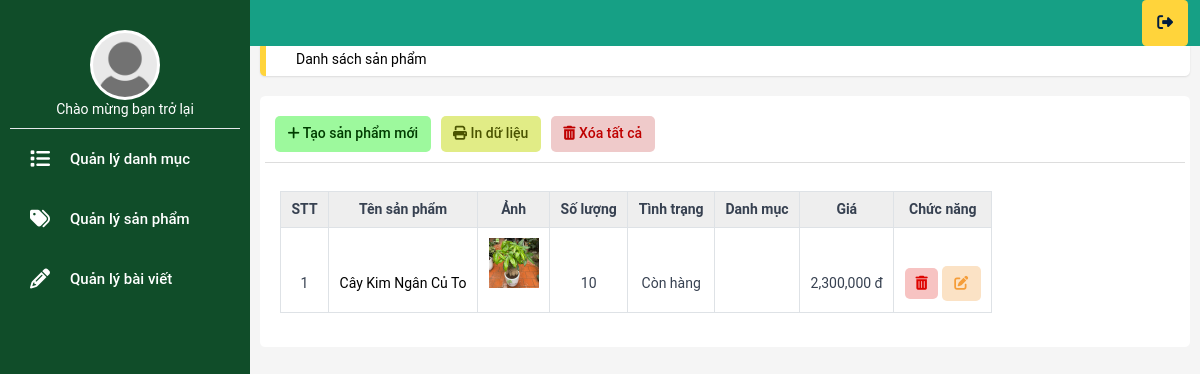
/product/list/ (signed in), run on an earlier commit of the app's database.
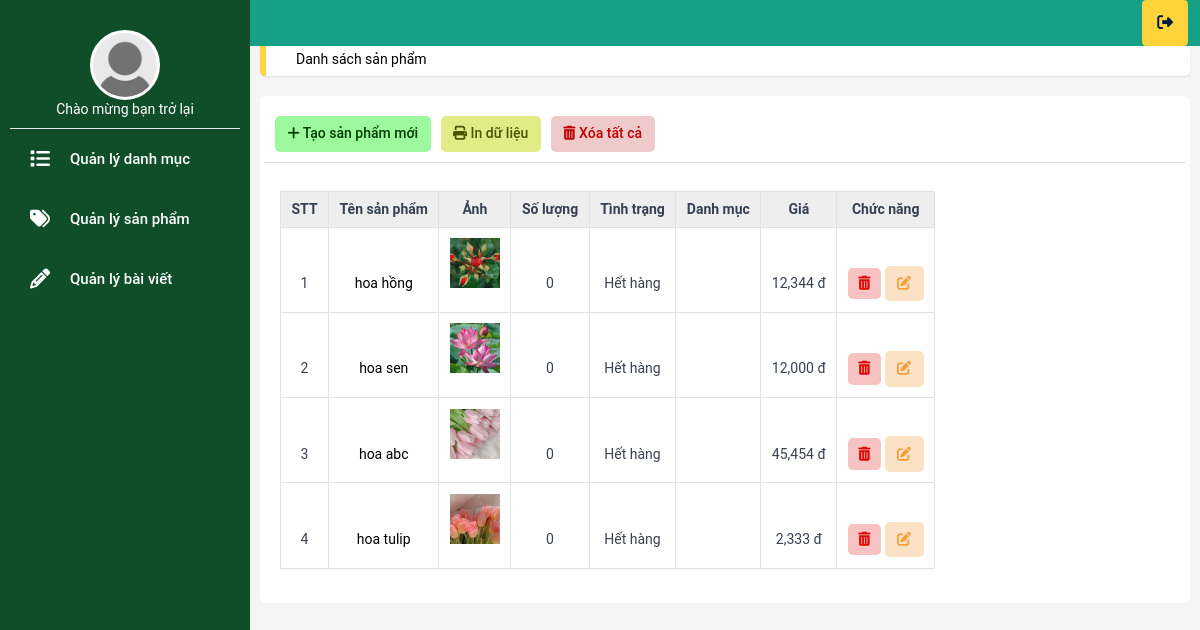
And on a later commit of the database.
### user/models.py (models this page shows, shortened)
class Profile(models.Model):
    def get_path(instance, filename):
        extension = filename.split('.')[-1]
        uuid_name = uuid.uuid1().hex
        return MEDIA_PATH / f'{uuid_name}.{extension}'
    user = models.OneToOneField(User, on_delete=models.CASCADE)
    email_confirmed = models.BooleanField(default=False)
    avatar = ProcessedImageField(upload_to=get_path,
                                 default='avatars/default.png',
                                 processors=[ResizeToFill(64, 64)],
                                 format='PNG',
                                 options={'quality': 60})
    bio = models.TextField(max_length=500, blank=True)
    def full_name(self):
        return f'{self.user.first_name} {self.user.last_name}'

### core/models.py (models this page shows, shortened)
class BaseModel(models.Model):
    created_at = models.DateTimeField(auto_now_add=True)
    updated_at = models.DateTimeField(auto_now=True)
    class Meta:
        abstract = True

class Product(BaseModel):
    def get_path(instance, filename):
        extension = filename.split(".")[-1]
        uuid_name = uuid.uuid1().hex
        return MEDIA_PATH / f"{uuid_name}.{extension}"
    name = models.CharField(max_length=255)
    price = models.DecimalField(max_digits=10, decimal_places=0)
    summary = models.TextField()
    quantity = models.PositiveIntegerField(default=0)
    category = models.ForeignKey(
        Category, on_delete=models.CASCADE, default=True, null=False
    )
    thumbnail = ProcessedImageField(
        upload_to=get_path,
        default="product_images/default.png",
        processors=[ResizeToFill(400, 400)],
        format="PNG",
        options={"quality": 60},
    )
    def state(self):
        return "Còn hàng" if self.quantity > 0 else "Hết hàng"

### core/views.py (the view)
# urls.py: path("product/list/", ListProductView.as_view(), name="list_product"),
class ListProductView(AdminRequiredMixin, ListView):
    model = Product
    template_name = "core/products_list.html"
    context_object_name = "products"

### core/views.py (called while the page is built)
    def test_func(self):
        user = self.request.user
        admin_group = user.groups.filter(name="Admins").exists()
        return user.is_superuser or admin_group

### templates/core/products_list.html
{% extends "layout/adminbase.html" %}
{% block content %}
{% load static %}
{% load crispy_forms_tags %}
{% load humanize %}
<div class="app-title">
    <a href="" class="">Danh sách sản phẩm</a>
</div>
<div class="row">
    <div class="col">
        <div class="tile">
            <div class="row element-bottom">
                <div class="col-sm-2">
                    <a href="{% url 'core:add_product' %}" class="btn btn-sm btn-add"><i class="fa fa-plus"></i>
                        Tạo sản phẩm mới</a>
                </div>
                <div class="col-sm-2">
                    <a href="" class="btn btn-sm btn-print"><i class="fa fa-print"></i>
                        In dữ liệu</a>
                </div>
                <div class="col-sm-2">
                    <a href="" class="btn btn-sm btn-delete-all"><i class="fa fa-trash-alt"></i>
                        Xóa tất cả</a>
                </div>
            </div>
            <div id="list_item" class="">
                <table class="counter">
                    <thead>
                        <tr class="header">
                            <td class="border">STT</td>
                            <td class="border">Tên sản phẩm</td>
                            <td class="border">Ảnh</td>
                            <td class="border">Số lượng</td>
                            <td class="border">Tình trạng</td>
                            <td class="border">Danh mục</td>
                            <td class="border">Giá</td>
                            <td class="border">Chức năng</td>
                        </tr>
                    </thead>
                    <tbody>
                        {% for product in products%}
                        <tr>
                            <td class="border"></td>
                            <td class="border">
                                <a href="{% url 'core:detail_product' product.id %}" class="hover:text-blue-400">
                                    {{ product.name }}
                                </a>
                            </td>
                            <td class="border">
                                <img src="{{ product.thumbnail.url }}" alt="" style="width: 50px; height: 50px;">
                            </td>
                            <td class="border">{{ product.quantity }}</td>
                            <td class="border">{{ product.state }}</td>
                            <td class="border"> </td>
                            <td class="border">{{ product.price|intcomma }} đ</td>
                            <td class="border">
                                <a href="{%  url 'core:delete_product' product.id %}" class="btn btn-sm btn-trash"><i
                                        class="fa fa-trash-alt"></i></a>
                                <a href="{%  url 'core:update_product' product.id %}" class="btn btn-sm btn-edit"><i
                                        class="fa fa-pen-to-square"></i></a>
                            </td>
                        </tr>
                        {% endfor%}
                    </tbody>
                </table>
            </div>
        </div>
    </div>
</div>
{% endblock content %}

### templates/layout/adminbase.html (shortened to what this page needs)
{% load static %}
<!DOCTYPE html>
<html>
<head>
    <link rel="stylesheet" href="">
    <link rel="stylesheet" href="{% static 'css/tailwind-dev.css' %}?{% now 'U' %}">
    <link rel="stylesheet" href="{% static 'css/admin.css' %}">
    <link rel="stylesheet" href="https://cdnjs.cloudflare.com/ajax/libs/font-awesome/6.4.0/css/all.min.css">
</head>
<body>
    <header class="app-header">
        <ul class="app-nav">
            <li>
                <a href="{% url 'core:home' %}" class="app-nav__item"><i
                        class="m-auto text-lg fa fa-right-from-bracket"></i></a>
            </li>
        </ul>
    </header>
    <aside class="app-sidebar">
        <div class="app-sidebar__user">
            <img class="app-sidebar__user-avatar" src="{{ user.profile.avatar.url }}" width="50px" alt="User Image">
            <div>
                <p class="app-sidebar__user-designation">Chào mừng bạn trở lại</p>
            </div>
        </div>
        <hr>
        <ul class="app-menu">
            <li><a class="app-menu__item" href="{% url 'core:list_catagory' %}">
                    <i class='app-menu__icon fa fa-list'></i>
                    <span class="app-menu__label">Quản lý danh mục</span></a>
            </li>
            <li><a class="app-menu__item" href="{% url 'core:list_product' %}">
                    <i class='app-menu__icon fa fa-tags'></i>
                    <span class="app-menu__label">Quản lý sản phẩm</span></a>
            </li>
            <li><a class="app-menu__item" href="{% url 'blog:list_posts' %}">
                    <i class='app-menu__icon fa fa-pencil'></i>
                    <span class="app-menu__label">Quản lý bài viết</span></a>
            </li>
        </ul>
    </aside>
    <main class="app-content">
        {% block content %}
        {% endblock content %}
    </main>
</body>
</html>

### static/css/admin.css (style rules this page uses)
html, body, div, span, applet, object, iframe, h1, h2, h3, h4, h5, h6, p, blockquote, pre, a, abbr, acronym, address, big, cite, code, del, dfn, em, img, ins, kbd, q, s, samp, small, strike, strong, sub, sup, tt, var, b, u, i, center, dl, dt, dd, ol, ul, li, fieldset, form, label, legend, table, caption, tbody, tfoot, thead, tr, th, td, article, aside, canvas, details, embed, figure, figcaption, footer, header, hgroup, menu, nav, output, ruby, section, summary, time, mark, audio, video { margin: 0; padding: 0; border: 0; font: inherit; vertical-align: baseline; font-family: 'Roboto', sans-serif; font-size: 14px; font-weight: 400; }
article, aside, details, figcaption, figure, footer, header, hgroup, menu, nav, section { display: block; }
body { line-height: 1; }
ol, ul { list-style: none; }
*, *::before, *::after { box-sizing: border-box; }
table { border-collapse: collapse; border-spacing: 0; }
.border { border: 1px solid #dee2e6;; }
a { text-decoration: none; color: black; }
.row { display: flex; flex-wrap: wrap; margin-right: -15px; margin-left: -15px; }
.col { width: 100%; min-height: 1px; padding-right: 15px; padding-left: 15px; }
.col-sm-2 { padding-left: 10px; display: table; }
.app-header { position: fixed; right: 0; top: 0; width: 100%; background-color: #16a085; padding-right: 12px; }
.app-nav { text-align: right; display: flex; justify-content: flex-end; flex: 1 0 auto; }
.app-nav__item { display: block; border-radius: 0.3rem; padding: 15px; color: rgb(0, 28, 64); background: rgb(255, 212, 59); }
.app-sidebar { position: fixed; top: 0; bottom: 0; left: 0; padding-top: 20px; width: 250px; padding-left: 10px; padding-right: 10px; background: #104d29; overflow: auto; }
.app-sidebar__user { color: white; text-align: center; padding: 10px; display: flex; flex-direction: column; align-items: center; }
.app-sidebar__user-avatar { border-radius: 50% !important; width: 70px; border: 3px solid white; background: white; margin-bottom: 10px; margin: auto; }
.app-sidebar__user-designation { font-size: 14px; line-height: 1.3; }
.app-menu { padding: 5px; }
.app-menu__item { display: flex; margin-bottom: 10px; padding: 15px 15px; font-size: 1em; color: white; align-items:center; border-radius: 0.375rem; }
.app-menu__icon { font-size: 20px; width: 40px; }
.app-menu__label { font-size: 15px; font-weight: 500; }
.app-content { margin-left: 250px; margin-top: 32px; padding: 10px; background-color: #f5f5f5; min-height: calc(100vh - 50px); }
.app-title { background-color: #FFF; border-radius: .375rem; padding: 10px 30px; box-shadow: 0 1px 2px rgb(0 0 0 / 10%); border-left: 6px solid #FFD43B; margin-bottom: 20px; }
.tile { background: #ffffff; border-radius: .375rem; padding: 20px; }
.btn { display: inline-block; font-weight: 500; text-align: center; white-space: nowrap; user-select: none; border: 2px solid transparent; padding: 0.375rem 0.75rem; font-size: 0.875rem; line-height: 1.5; border-radius: .357rem; }
.btn-sm { padding: 5px; font-size: 13px; line-height: 1.5; padding-left: 10px; border-radius: .357rem; padding-right: 10px; font-weight: 600; }
.app-content .btn-add { background: #9df99d ; color: #003c00 ; }
.app-content .btn-delete-all { background: #efcaca ; color: #bf0000; }
.app-content .btn-print { background: #e1ec86 ; color: #4b5400; }
.element-bottom { border-bottom: 1px solid #ddd; padding-bottom: 10px; margin-bottom: 10px; }
#list_item { width: 100%; max-width: 100%; margin-bottom: 1rem; background-color: transparent; }
table thead { background-color: #eee; }
table td , table td { padding: 0.75rem; text-align: center; }
table thead td { font-weight: bold; }
.counter { counter-reset: my-counter; }
.counter td:first-child:before { counter-increment: my-counter; content: counter(my-counter) " "; }
.counter tr.header td:first-child:before { content: none; }
.btn { display: inline-block; font-weight: 500; text-align: center; white-space: nowrap; border: 2px solid transparent; padding: 0.375rem 0.75rem; font-size: 1rem; line-height: 1.5; border-radius: .357rem; }
.btn-trash { background: #f7c3c2; border: none; color: #de0400; }
.btn-edit { color: rgb(245 157 57); background-color: rgb(251 226 197); }

What changed in the data, as far as the page shows it:
removed Product: name "Cây Kim Ngân Củ To", thumbnail (picture), quantity "10", state "Còn hàng", price "2,300,000"
added Product: name "hoa hồng", thumbnail (picture), quantity "0", state "Hết hàng", price "12,344"
added Product: name "hoa sen", thumbnail (picture), quantity "0", state "Hết hàng", price "12,000"
added Product: name "hoa abc", thumbnail (picture), quantity "0", state "Hết hàng", price "45,454"
added Product: name "hoa tulip", thumbnail (picture), quantity "0", state "Hết hàng", price "2,333"
